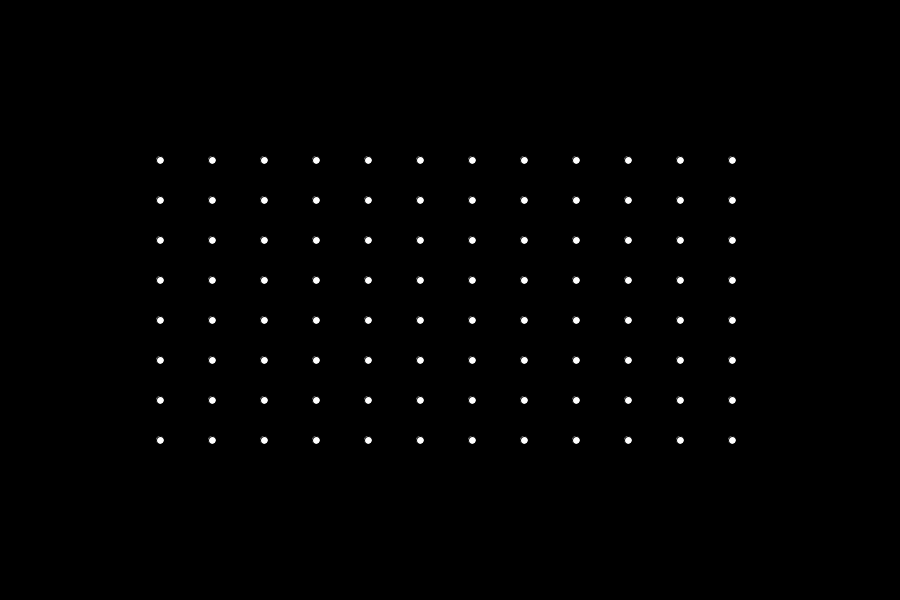
Frame 1 (no input)
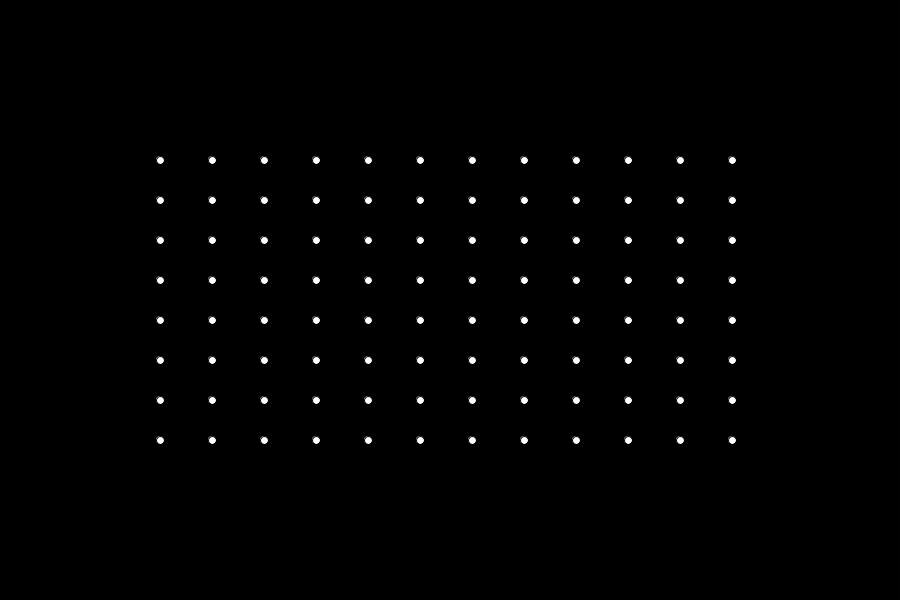
Frame 2 (the mouse pressed at the canvas centre, redrawn once)

The Processing sketch that drew these frames (run headless with seeded random() and noise(); the mouse was pressed at the canvas centre and the sketch redrawn once):

// Processing sketch: base_grid
// ── base_grid.pde

int margin = 160;
int grid_width = 12;
int grid_height = 8;
int line_count = 5;
int[][][] grid = new int[grid_width][grid_height][2];
float x_gap, y_gap;

void setup() {

  size(900, 600);
  background(0);
  noLoop();

  x_gap = (width - 2*margin) / (grid_width - 1);
  y_gap = (height - 2*margin) / (grid_height - 1);

  for (int y = 0; y < grid_height; y++) {
    for (int x = 0; x < grid_width; x++) {

      grid[x][y][0] = int(margin + x*x_gap);
      grid[x][y][1] = int(margin + y*y_gap);
    }
  }
}

void draw() {

  fill(255);
  for (int y = 0; y < grid_height; y++) {
    for (int x = 0; x < grid_width; x++) {

      ellipse(grid[x][y][0], grid[x][y][1], 8, 8);
    }
  }
}
